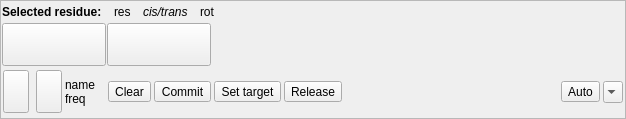
              <widget class="QFrame" name="_rebuild_sel_residue_frame">
               <property name="sizePolicy">
                <sizepolicy hsizetype="Preferred" vsizetype="Fixed">
                 <horstretch>0</horstretch>
                 <verstretch>0</verstretch>
                </sizepolicy>
               </property>
               <property name="minimumSize">
                <size>
                 <width>0</width>
                 <height>80</height>
                </size>
               </property>
               <property name="maximumSize">
                <size>
                 <width>16777215</width>
                 <height>150</height>
                </size>
               </property>
               <property name="frameShape">
                <enum>QFrame::StyledPanel</enum>
               </property>
               <property name="frameShadow">
                <enum>QFrame::Raised</enum>
               </property>
               <layout class="QVBoxLayout" name="verticalLayout_28" stretch="0,0,0">
                <property name="spacing">
                 <number>1</number>
                </property>
                <property name="leftMargin">
                 <number>1</number>
                </property>
                <property name="topMargin">
                 <number>1</number>
                </property>
                <property name="rightMargin">
                 <number>1</number>
                </property>
                <property name="bottomMargin">
                 <number>1</number>
                </property>
                <item>
                 <widget class="QFrame" name="gridFrame">
                  <property name="sizePolicy">
                   <sizepolicy hsizetype="Preferred" vsizetype="Fixed">
                    <horstretch>0</horstretch>
                    <verstretch>0</verstretch>
                   </sizepolicy>
                  </property>
                  <property name="minimumSize">
                   <size>
                    <width>0</width>
                    <height>0</height>
                   </size>
                  </property>
                  <property name="maximumSize">
                   <size>
                    <width>16777215</width>
                    <height>16777215</height>
                   </size>
                  </property>
                  <property name="frameShape">
                   <enum>QFrame::NoFrame</enum>
                  </property>
                  <layout class="QGridLayout" name="gridLayout_10">
                   <property name="leftMargin">
                    <number>0</number>
                   </property>
                   <property name="topMargin">
                    <number>0</number>
                   </property>
                   <property name="rightMargin">
                    <number>0</number>
                   </property>
                   <property name="bottomMargin">
                    <number>0</number>
                   </property>
                   <item row="0" column="0">
                    <layout class="QHBoxLayout" name="horizontalLayout_7">
                     <property name="spacing">
                      <number>12</number>
                     </property>
                     <item>
                      <widget class="QLabel" name="label_24">
                       <property name="font">
                        <font>
                         <weight>75</weight>
                         <bold>true</bold>
                        </font>
                       </property>
                       <property name="text">
                        <string>Selected residue:</string>
                       </property>
                       <property name="textFormat">
                        <enum>Qt::RichText</enum>
                       </property>
                      </widget>
                     </item>
                     <item>
                      <widget class="QLabel" name="_rebuild_sel_residue_info">
                       <property name="text">
                        <string>res</string>
                       </property>
                      </widget>
                     </item>
                     <item>
                      <widget class="QLabel" name="_rebuild_sel_res_pep_info">
                       <property name="font">
                        <font>
                         <italic>true</italic>
                        </font>
                       </property>
                       <property name="text">
                        <string>cis/trans</string>
                       </property>
                      </widget>
                     </item>
                     <item>
                      <widget class="QLabel" name="_rebuild_sel_res_rot_info">
                       <property name="text">
                        <string>rot</string>
                       </property>
                      </widget>
                     </item>
                     <item>
                      <spacer name="horizontalSpacer_24">
                       <property name="orientation">
                        <enum>Qt::Horizontal</enum>
                       </property>
                       <property name="sizeHint" stdset="0">
                        <size>
                         <width>40</width>
                         <height>20</height>
                        </size>
                       </property>
                      </spacer>
                     </item>
                    </layout>
                   </item>
                  </layout>
                 </widget>
                </item>
                <item>
                 <widget class="QFrame" name="_rebuild_sel_res_pep_frame">
                  <property name="sizePolicy">
                   <sizepolicy hsizetype="Preferred" vsizetype="Fixed">
                    <horstretch>0</horstretch>
                    <verstretch>0</verstretch>
                   </sizepolicy>
                  </property>
                  <property name="minimumSize">
                   <size>
                    <width>0</width>
                    <height>0</height>
                   </size>
                  </property>
                  <property name="maximumSize">
                   <size>
                    <width>16777215</width>
                    <height>16777215</height>
                   </size>
                  </property>
                  <property name="frameShape">
                   <enum>QFrame::NoFrame</enum>
                  </property>
                  <layout class="QHBoxLayout" name="horizontalLayout_39" stretch="0,0,0">
                   <property name="spacing">
                    <number>1</number>
                   </property>
                   <property name="sizeConstraint">
                    <enum>QLayout::SetMaximumSize</enum>
                   </property>
                   <property name="leftMargin">
                    <number>0</number>
                   </property>
                   <property name="topMargin">
                    <number>0</number>
                   </property>
                   <property name="rightMargin">
                    <number>0</number>
                   </property>
                   <property name="bottomMargin">
                    <number>0</number>
                   </property>
                   <item>
                    <widget class="QToolButton" name="_rebuild_sel_res_pep_flip_button">
                     <property name="toolTip">
                      <string>Flip peptide bond 180°</string>
                     </property>
                     <property name="text">
                      <string/>
                     </property>
                     <property name="icon">
                      <iconset resource="../resources/resources.qrc">
                       <normaloff>:/icons/pep-flip-icon.png</normaloff>:/icons/pep-flip-icon.png</iconset>
                     </property>
                     <property name="iconSize">
                      <size>
                       <width>96</width>
                       <height>36</height>
                      </size>
                     </property>
                    </widget>
                   </item>
                   <item>
                    <widget class="QToolButton" name="_rebuild_sel_res_cis_trans_flip_button">
                     <property name="sizePolicy">
                      <sizepolicy hsizetype="Minimum" vsizetype="Minimum">
                       <horstretch>0</horstretch>
                       <verstretch>0</verstretch>
                      </sizepolicy>
                     </property>
                     <property name="toolTip">
                      <string>Flip cis&lt;-&gt;trans</string>
                     </property>
                     <property name="text">
                      <string/>
                     </property>
                     <property name="icon">
                      <iconset resource="../resources/resources.qrc">
                       <normaloff>:/icons/cis-trans-icon.png</normaloff>:/icons/cis-trans-icon.png</iconset>
                     </property>
                     <property name="iconSize">
                      <size>
                       <width>96</width>
                       <height>36</height>
                      </size>
                     </property>
                    </widget>
                   </item>
                   <item>
                    <spacer name="horizontalSpacer">
                     <property name="orientation">
                      <enum>Qt::Horizontal</enum>
                     </property>
                     <property name="sizeHint" stdset="0">
                      <size>
                       <width>40</width>
                       <height>20</height>
                      </size>
                     </property>
                    </spacer>
                   </item>
                  </layout>
                 </widget>
                </item>
                <item>
                 <widget class="QFrame" name="frame_2">
                  <property name="minimumSize">
                   <size>
                    <width>0</width>
                    <height>50</height>
                   </size>
                  </property>
                  <property name="frameShape">
                   <enum>QFrame::NoFrame</enum>
                  </property>
                  <property name="frameShadow">
                   <enum>QFrame::Raised</enum>
                  </property>
                  <layout class="QHBoxLayout" name="horizontalLayout_10">
                   <property name="spacing">
                    <number>3</number>
                   </property>
                   <property name="leftMargin">
                    <number>1</number>
                   </property>
                   <property name="topMargin">
                    <number>1</number>
                   </property>
                   <property name="rightMargin">
                    <number>1</number>
                   </property>
                   <property name="bottomMargin">
                    <number>1</number>
                   </property>
                   <item>
                    <widget class="QFrame" name="_rebuild_cycle_rotamer_frame">
                     <property name="frameShape">
                      <enum>QFrame::NoFrame</enum>
                     </property>
                     <property name="frameShadow">
                      <enum>QFrame::Plain</enum>
                     </property>
                     <layout class="QHBoxLayout" name="horizontalLayout_2">
                      <property name="spacing">
                       <number>0</number>
                      </property>
                      <property name="leftMargin">
                       <number>0</number>
                      </property>
                      <property name="topMargin">
                       <number>0</number>
                      </property>
                      <property name="rightMargin">
                       <number>0</number>
                      </property>
                      <property name="bottomMargin">
                       <number>0</number>
                      </property>
                      <item>
                       <widget class="QToolButton" name="_rebuild_sel_res_last_rotamer_button">
                        <property name="toolTip">
                         <string>Preview previous rotamer</string>
                        </property>
                        <property name="text">
                         <string/>
                        </property>
                        <property name="icon">
                         <iconset resource="../resources/resources.qrc">
                          <normaloff>:/icons/reverse_icon.png</normaloff>:/icons/reverse_icon.png</iconset>
                        </property>
                        <property name="iconSize">
                         <size>
                          <width>18</width>
                          <height>36</height>
                         </size>
                        </property>
                       </widget>
                      </item>
                      <item>
                       <widget class="QLabel" name="_rebuild_cycle_rotamer_icon">
                        <property name="maximumSize">
                         <size>
                          <width>45</width>
                          <height>36</height>
                         </size>
                        </property>
                        <property name="frameShape">
                         <enum>QFrame::NoFrame</enum>
                        </property>
                        <property name="frameShadow">
                         <enum>QFrame::Plain</enum>
                        </property>
                        <property name="text">
                         <string/>
                        </property>
                        <property name="pixmap">
                         <pixmap resource="../resources/resources.qrc">:/icons/rotamer-preview-icon.png</pixmap>
                        </property>
                        <property name="scaledContents">
                         <bool>true</bool>
                        </property>
                       </widget>
                      </item>
                      <item>
                       <widget class="QToolButton" name="_rebuild_sel_res_next_rotamer_button">
                        <property name="toolTip">
                         <string>Preview next rotamer</string>
                        </property>
                        <property name="text">
                         <string/>
                        </property>
                        <property name="icon">
                         <iconset resource="../resources/resources.qrc">
                          <normaloff>:/icons/play_icon.png</normaloff>:/icons/play_icon.png</iconset>
                        </property>
                        <property name="iconSize">
                         <size>
                          <width>18</width>
                          <height>36</height>
                         </size>
                        </property>
                       </widget>
                      </item>
                     </layout>
                    </widget>
                   </item>
                   <item>
                    <widget class="QLabel" name="_rebuild_sel_res_rot_preview_info">
                     <property name="sizePolicy">
                      <sizepolicy hsizetype="Fixed" vsizetype="Preferred">
                       <horstretch>0</horstretch>
                       <verstretch>0</verstretch>
                      </sizepolicy>
                     </property>
                     <property name="minimumSize">
                      <size>
                       <width>40</width>
                       <height>0</height>
                      </size>
                     </property>
                     <property name="text">
                      <string>&lt;html&gt;&lt;body&gt;&lt;p&gt;name&lt;br/&gt;freq&lt;/p&gt;&lt;/body&gt;&lt;/html&gt;</string>
                     </property>
                     <property name="wordWrap">
                      <bool>true</bool>
                     </property>
                    </widget>
                   </item>
                   <item>
                    <widget class="QToolButton" name="_rebuild_sel_res_rot_discard_button">
                     <property name="toolTip">
                      <string>Clear rotamer preview</string>
                     </property>
                     <property name="text">
                      <string>Clear</string>
                     </property>
                     <property name="icon">
                      <iconset resource="../resources/resources.qrc">
                       <normaloff>:/icons/rotamer-clear-icon.png</normaloff>:/icons/rotamer-clear-icon.png</iconset>
                     </property>
                     <property name="iconSize">
                      <size>
                       <width>36</width>
                       <height>36</height>
                      </size>
                     </property>
                    </widget>
                   </item>
                   <item>
                    <widget class="QToolButton" name="_rebuild_sel_res_rot_commit_button">
                     <property name="toolTip">
                      <string>Set coordinates directly to current preview</string>
                     </property>
                     <property name="text">
                      <string>Commit</string>
                     </property>
                     <property name="icon">
                      <iconset resource="../resources/resources.qrc">
                       <normaloff>:/icons/rotamer-commit-icon.png</normaloff>:/icons/rotamer-commit-icon.png</iconset>
                     </property>
                     <property name="iconSize">
                      <size>
                       <width>36</width>
                       <height>36</height>
                      </size>
                     </property>
                    </widget>
                   </item>
                   <item>
                    <widget class="QToolButton" name="_rebuild_sel_res_rot_target_button">
                     <property name="toolTip">
                      <string>Set target rotamer as dihedral restraints.</string>
                     </property>
                     <property name="text">
                      <string>Set target</string>
                     </property>
                     <property name="icon">
                      <iconset resource="../resources/resources.qrc">
                       <normaloff>:/icons/rotamer-set-target-icon.png</normaloff>:/icons/rotamer-set-target-icon.png</iconset>
                     </property>
                     <property name="iconSize">
                      <size>
                       <width>36</width>
                       <height>36</height>
                      </size>
                     </property>
                    </widget>
                   </item>
                   <item>
                    <widget class="QToolButton" name="_rebuild_sel_res_rot_release_button">
                     <property name="toolTip">
                      <string>Release restraints on selected rotamer</string>
                     </property>
                     <property name="text">
                      <string>Release</string>
                     </property>
                     <property name="icon">
                      <iconset resource="../resources/resources.qrc">
                       <normaloff>:/icons/rotamer-release-icon.png</normaloff>:/icons/rotamer-release-icon.png</iconset>
                     </property>
                     <property name="iconSize">
                      <size>
                       <width>36</width>
                       <height>36</height>
                      </size>
                     </property>
                    </widget>
                   </item>
                   <item>
                    <spacer name="horizontalSpacer_5">
                     <property name="orientation">
                      <enum>Qt::Horizontal</enum>
                     </property>
                     <property name="sizeHint" stdset="0">
                      <size>
                       <width>216</width>
                       <height>20</height>
                      </size>
                     </property>
                    </spacer>
                   </item>
                   <item>
                    <widget class="QToolButton" name="_rebuild_sel_res_rot_backrub_button">
                     <property name="toolTip">
                      <string>Attempt to auto-fit sidechain using the Backrub algorithm</string>
                     </property>
                     <property name="text">
                      <string>Auto</string>
                     </property>
                    </widget>
                   </item>
                   <item>
                    <widget class="QComboBox" name="_rebuild_sel_res_rot_backrub_map_combo_box">
                     <property name="maximumSize">
                      <size>
                       <width>20</width>
                       <height>16777215</height>
                      </size>
                     </property>
                    </widget>
                   </item>
                  </layout>
                 </widget>
                </item>
               </layout>
              </widget>
